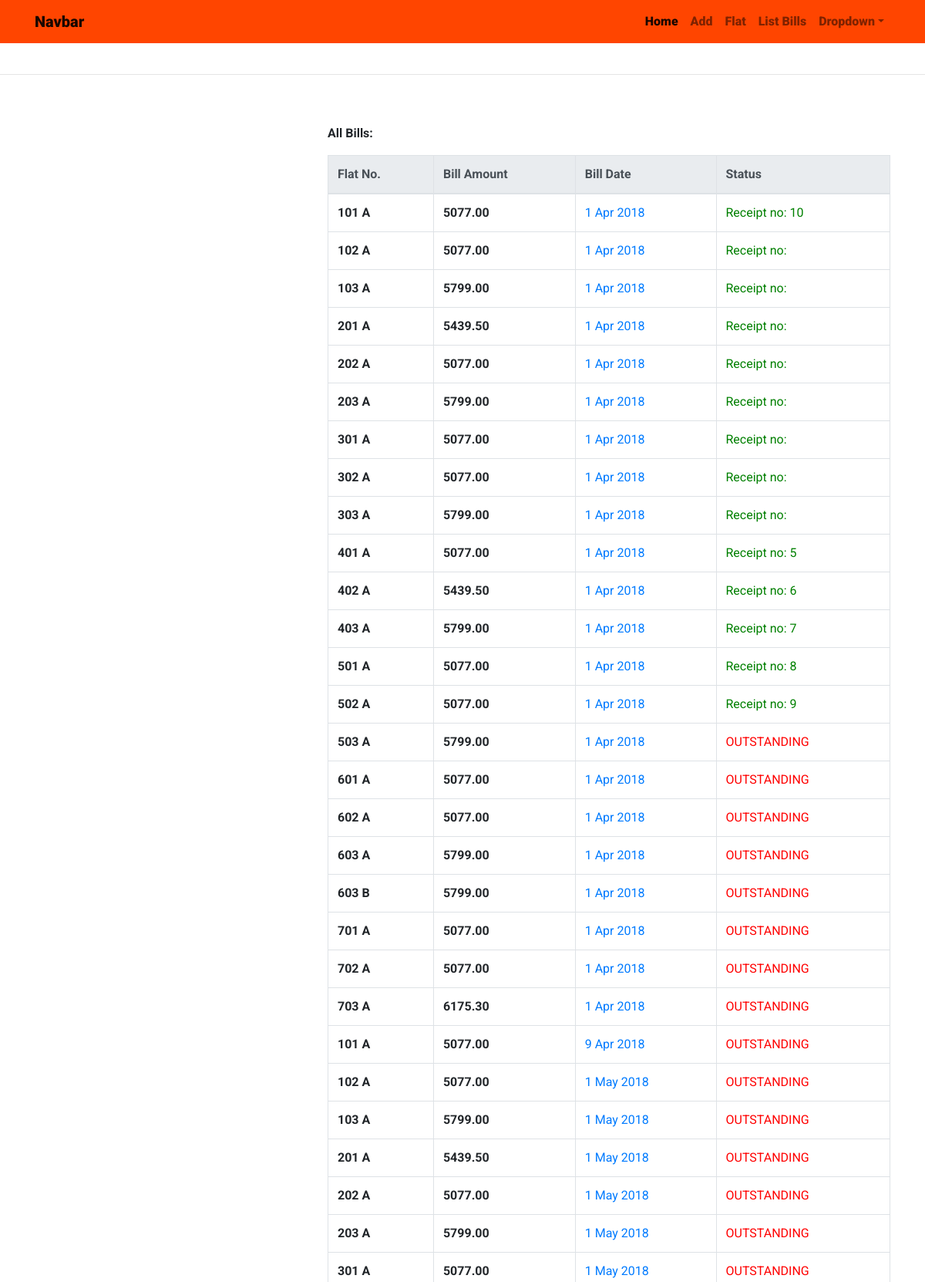
Screenshot of /billing/bill_list/ (upper part) with the database file from the repository.
### billing/models.py (models this page shows, shortened)
class FlatBill(models.Model):
    flat_name       = models.ForeignKey(Flat, on_delete=models.CASCADE)
    bill_date       = models.DateField("Bill Date", auto_now_add=True)
    municipal_tax   = models.DecimalField(max_digits=10, decimal_places=2, help_text = "Taxes Levied by BMC")
    maintenance     = models.DecimalField(max_digits=10, decimal_places=2, help_text = "Maintenance Charges")
    water_charges   = models.DecimalField(max_digits=10, decimal_places=2, help_text = "Water Costs")
    parking_charges = models.DecimalField(max_digits=10, decimal_places=2, help_text = "Car/Scooter/Stilt")
    sinking_fund    = models.DecimalField(max_digits=10, decimal_places=2, help_text = "Sinking Fund")
    building_repair = models.DecimalField(max_digits=10, decimal_places=2, help_text = "Fund for Building Repairs")
    is_paid         = models.BooleanField(default=False)
    elec_ins_chgs   = models.DecimalField("Electricity Insurance Charges", max_digits=10,
                                            decimal_places=2,
                                            help_text = "Electricity Insurance"
                                        )
    noc_charges     = models.DecimalField("N.O.C. Charges", max_digits=10, decimal_places=2,
                                         help_text = "Non Occupancy Charges",
                                         default = 0,
                                         )
    add_item_name_1 = models.CharField("Additional Items e.g. Building Maintenance",
                                        max_length=100, blank=True )
    add_item_name_2 = models.CharField("Additional Items e.g. Emergency_fund",
                                        max_length=100, blank=True )
    add_item_amt_1  = models.DecimalField(default = 0, max_digits=10, decimal_places=2, help_text = "Amount for Additional Item 1")
    add_item_amt_2  = models.DecimalField(default = 0, max_digits=10, decimal_places=2, help_text = "Amount for Additional Item 2")
    def total(self):
        return(self.municipal_tax +
                self.maintenance +
                self.water_charges +
                self.parking_charges +
                self.sinking_fund +
                self.building_repair +
                self.elec_ins_chgs +
                self.noc_charges +
                self.add_item_amt_1 +
                self.add_item_amt_2
                )

class Receipt(models.Model):
    related_bill = models.OneToOneField(FlatBill, on_delete=models.CASCADE)
    paid_on = models.DateField()
    payment_mode = models.CharField(max_length=200, help_text = "Cheque, Bank Transfer etc.")
    drawn_on = models.CharField(max_length=250, help_text="Financial institution received from.")
    transaction_no = models.CharField(max_length=250, help_text="Cheque Number or Bank Transfer Number.")
    received_amount = models.DecimalField(max_digits=25, decimal_places=2, help_text="Amount Received from Member.")

### members/models.py (models this page shows, shortened)
class Flat (models.Model):
        flat_number     = models.CharField(max_length=3,
                        verbose_name='Flat Number',
                        validators = [number_validator],
                        )
        wing            = models.CharField(max_length=1)
        slug            = models.SlugField(unique = True, blank=True)
        class Meta:
                unique_together = ("flat_number", "wing")
        def __str__(self):
                return "{} {}".format( self.flat_number, self.wing)

### billing/views.py (the view)
# urls.py: path('bill_list/', bill_listing, name = "bill_list"),
def bill_listing(request):
    bills = FlatBill.objects.all()
    context = {'bills': bills}
    return render(request, 'billing/bill_list.html', context)

### society/templates/billing/bill_list.html (shortened to what this page needs)
{% extends 'index1.html' %}
{% block content %}
<br>
    {% if bills %}
    <br>
    <p><strong>All Bills: </strong></p>
    <table class="table table-bordered table-hover">
            <thead class="thead-light">
                    <tr>
                        <th>Flat No.</th>
                        <th>Bill Amount</th>
                        <th>Bill Date</th>
                        <th>Status</th>
                    </tr>
            </thead>
        {% for bill in bills %}
            <tr>
                <td><strong>{{bill.flat_name}}</strong></td>
                <td><strong>{{bill.total}}</strong></td>
                <td><a  href = "{% url 'bill_view' bill.id %}"> {{bill.bill_date|date:"j M Y"}}</a></td>
                {% if bill.is_paid %}
                <td style="color:green">Receipt no: {{bill.receipt.id}}</td>
                {% else %}
                <td style="color:red" >OUTSTANDING</td>
                {% endif %}
            </tr>
        {% endfor %}
    {% else %}
        No Bills to Show
    {% endif %}
    </table>
<br>
{% endblock content %}

### static/css/stylesheet.css (style rules this page uses)
body { padding-top: 5rem; font-family: 'Roboto', sans-serif; }

### rows the page displays
FlatBill: flat_name "101 A", total "5077.00", bill_date "1 Apr 2018", receipt.id "10"
FlatBill: flat_name "102 A", total "5077.00", bill_date "1 Apr 2018"
FlatBill: flat_name "103 A", total "5799.00", bill_date "1 Apr 2018"
FlatBill: flat_name "201 A", total "5439.50", bill_date "1 Apr 2018"
FlatBill: flat_name "202 A", total "5077.00", bill_date "1 Apr 2018"
FlatBill: flat_name "203 A", total "5799.00", bill_date "1 Apr 2018"
FlatBill: flat_name "301 A", total "5077.00", bill_date "1 Apr 2018"
FlatBill: flat_name "302 A", total "5077.00", bill_date "1 Apr 2018"
FlatBill: flat_name "303 A", total "5799.00", bill_date "1 Apr 2018"
FlatBill: flat_name "401 A", total "5077.00", bill_date "1 Apr 2018", receipt.id "5"
FlatBill: flat_name "402 A", total "5439.50", bill_date "1 Apr 2018", receipt.id "6"
FlatBill: flat_name "403 A", total "5799.00", bill_date "1 Apr 2018", receipt.id "7"
FlatBill: flat_name "501 A", total "5077.00", bill_date "1 Apr 2018", receipt.id "8"
FlatBill: flat_name "502 A", total "5077.00", bill_date "1 Apr 2018", receipt.id "9"
FlatBill: flat_name "503 A", total "5799.00", bill_date "1 Apr 2018", is_paid "OUTSTANDING"
FlatBill: flat_name "601 A", total "5077.00", bill_date "1 Apr 2018", is_paid "OUTSTANDING"
FlatBill: flat_name "602 A", total "5077.00", bill_date "1 Apr 2018", is_paid "OUTSTANDING"
FlatBill: flat_name "603 A", total "5799.00", bill_date "1 Apr 2018", is_paid "OUTSTANDING"
FlatBill: flat_name "603 B", total "5799.00", bill_date "1 Apr 2018", is_paid "OUTSTANDING"
FlatBill: flat_name "701 A", total "5077.00", bill_date "1 Apr 2018", is_paid "OUTSTANDING"
FlatBill: flat_name "702 A", total "5077.00", bill_date "1 Apr 2018", is_paid "OUTSTANDING"
FlatBill: flat_name "703 A", total "6175.30", bill_date "1 Apr 2018", is_paid "OUTSTANDING"
FlatBill: flat_name "101 A", total "5077.00", bill_date "9 Apr 2018", is_paid "OUTSTANDING"
FlatBill: flat_name "102 A", total "5077.00", bill_date "1 May 2018", is_paid "OUTSTANDING"
FlatBill: flat_name "103 A", total "5799.00", bill_date "1 May 2018", is_paid "OUTSTANDING"
FlatBill: flat_name "201 A", total "5439.50", bill_date "1 May 2018", is_paid "OUTSTANDING"
FlatBill: flat_name "202 A", total "5077.00", bill_date "1 May 2018", is_paid "OUTSTANDING"
FlatBill: flat_name "203 A", total "5799.00", bill_date "1 May 2018", is_paid "OUTSTANDING"
FlatBill: flat_name "301 A", total "5077.00", bill_date "1 May 2018", is_paid "OUTSTANDING"
